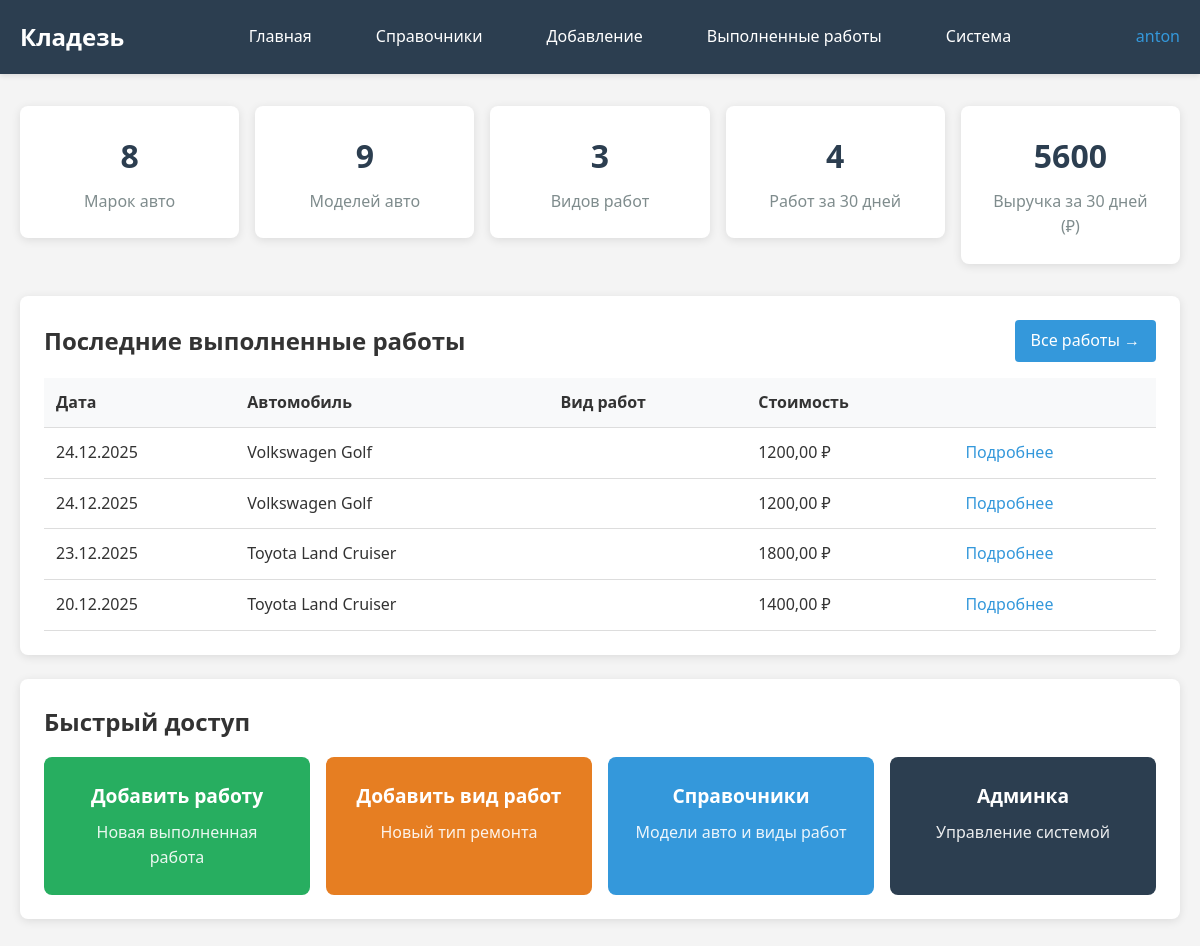
The app's page / (signed in), older data.
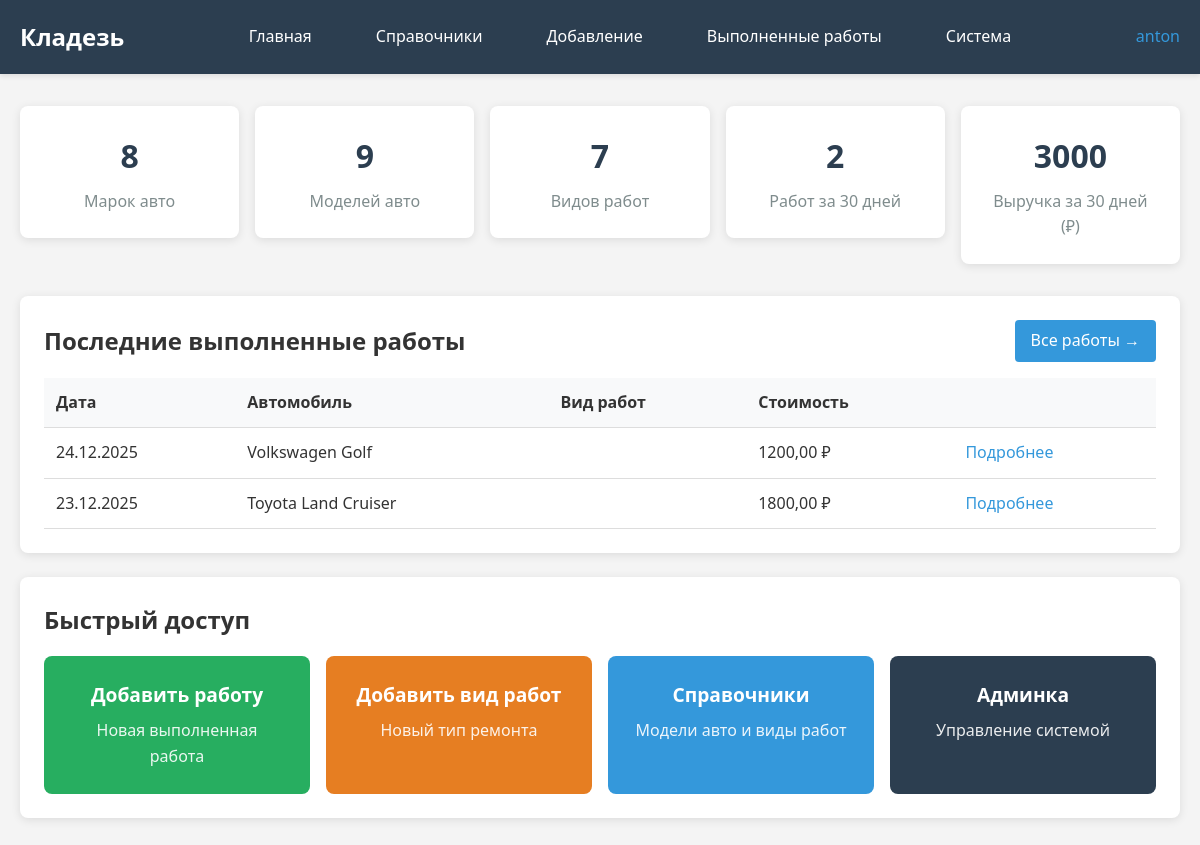
The same page, newer data.
### kladez_app/models.py (models this page shows, shortened)
class CompletedWork(models.Model):
    work_date = models.DateField(default=timezone.now, verbose_name="Дата выполнения")
    car_brand = models.ForeignKey(CarBrand, on_delete=models.CASCADE, verbose_name="Марка")
    car_model = models.ForeignKey(CarModel, on_delete=models.CASCADE, verbose_name="Модель")
    repair_types = models.ManyToManyField(RepairType, verbose_name="Виды работ")  # Изменено на ManyToMany
    cost = models.DecimalField(max_digits=10, decimal_places=2, verbose_name="Стоимость работы")
    notes = models.TextField(blank=True, verbose_name="Заметки")
    parts_used = models.TextField(blank=True, verbose_name="Использованные запчасти")
    slug = models.SlugField(max_length=255, unique=True, db_index=True, verbose_name="URL", null=True, blank=True)
    user = models.ForeignKey(User, on_delete=models.CASCADE, verbose_name="Пользователь", null=True, blank=True)
    class Meta:
        verbose_name = "Выполненная работа"
        verbose_name_plural = "Выполненные работы"
        ordering = ['-work_date']

class CarBrand(models.Model):
    name = models.CharField(max_length=100, verbose_name="Марка автомобиля")
    description = models.TextField(blank=True, verbose_name="Описание марки")
    class Meta:
        verbose_name = "Марка автомобиля"
        verbose_name_plural = "Марки автомобилей"

class CarModel(models.Model):
    brand = models.ForeignKey(CarBrand, on_delete=models.CASCADE, verbose_name="Марка")
    name = models.CharField(max_length=100, verbose_name="Модель")
    production_years = models.CharField(max_length=50, blank=True, verbose_name="Годы выпуска")
    engine_options = models.TextField(blank=True, verbose_name="Двигатели")
    notes = models.TextField(blank=True, verbose_name="Особенности")
    class Meta:
        verbose_name = "Модель автомобиля"
        verbose_name_plural = "Модели автомобилей"

### kladez_app/views.py (the view)
# urls.py: 2. Add a URL to urlpatterns:  path('', views.home, name='home')
@login_required
def home(request):
    last_30_days = datetime.now() - timedelta(days=30)
    last_30_days_date = last_30_days.date()
    recent_works = CompletedWork.objects.filter(user=request.user, work_date__gte=last_30_days)
    total_recent_works = recent_works.count()
    total_revenue = recent_works.aggregate(Sum('cost'))['cost__sum'] or 0
    context = {
        'total_brands': CarBrand.objects.count(),
        'total_models': CarModel.objects.count(),
        'total_repair_types': RepairType.objects.filter(user=request.user).count(),
        'total_recent_works': total_recent_works,
        'total_revenue': total_revenue,
        'recent_works': recent_works.order_by('-work_date')[:10],
        'last_30_days_date': last_30_days_date,
    }
    return render(request, 'kladez_app/home.html', context)

### kladez_app/templates/kladez_app/home.html (shortened to what the changed rows need)
{% extends "kladez_app/base.html" %}
{% block content %}
<div class="stats-grid">
    <a href="{% url 'kladez_app:repair_types_directory' %}" class="stat-link">
        <div class="stat-card">
            <div class="stat-number">{{ total_repair_types }}</div>
            <div class="stat-label">Видов работ</div>
        </div>
    </a>
    <a href="{% url 'kladez_app:completed_works' %}{% if last_30_days_date %}?date_from={{ last_30_days_date|date:'Y-m-d' }}{% endif %}" class="stat-link">
        <div class="stat-card">
            <div class="stat-number">{{ total_recent_works }}</div>
            <div class="stat-label">Работ за 30 дней</div>
        </div>
    </a>
    <a href="{% url 'kladez_app:completed_works' %}" class="stat-link">
        <div class="stat-card">
            <div class="stat-number">{{ total_revenue|floatformat:0 }}</div>
            <div class="stat-label">Выручка за 30 дней (₽)</div>
        </div>
    </a>
</div>
<div class="card">
    <div style="display: flex; justify-content: space-between; align-items: center; margin-bottom: 1rem;">
        <h2>Последние выполненные работы</h2>
    </div>
    {% if recent_works %}
        <table>
            <thead>
                <tr>
                    <th>Дата</th>
                    <th>Автомобиль</th>
                    <th>Вид работ</th>
                    <th>Стоимость</th>
                    <th></th>
                </tr>
            </thead>
            <tbody>
                {% for work in recent_works %}
                <tr>
                    <td>{{ work.work_date|date:"d.m.Y" }}</td>
                    <td>{{ work.car_brand.name }} {{ work.car_model.name }}</td>
                    <td>{{ work.repair_type.name }}</td>
                    <td>{{ work.cost }} ₽</td>
                    <td>
                        <a href="{% url 'kladez_app:completed_work_detail' work.slug %}" style="color: #3498db; text-decoration: none;">Подробнее</a>
                    </td>
                </tr>
                {% endfor %}
            </tbody>
        </table>
    {% else %}
        <p>Нет выполненных работ за последние 30 дней.</p>
        <a href="{% url 'kladez_app:add_completed_work' %}" style="display: inline-block; margin-top: 1rem; padding: 0.5rem 1.5rem; background: #27ae60; color: white; border-radius: 4px; text-decoration: none;">
            Добавить первую работу
        </a>
    {% endif %}
</div>
<div class="card">
    <h2>Быстрый доступ</h2>
</div>
{% endblock %}

Row changes from the older to the newer data that the page shows:
removed CompletedWork: work_date "24.12.2025", car_brand.name "Volkswagen", car_model.name "Golf", cost "1200,00"
removed CompletedWork: work_date "20.12.2025", car_brand.name "Toyota", car_model.name "Land Cruiser", cost "1400,00"
Text that changed along with them:
{{ total_repair_types }}: "3" → "7"
{{ total_recent_works }}: "4" → "2"
{{ total_revenue|floatformat:0 }}: "5600" → "3000"
